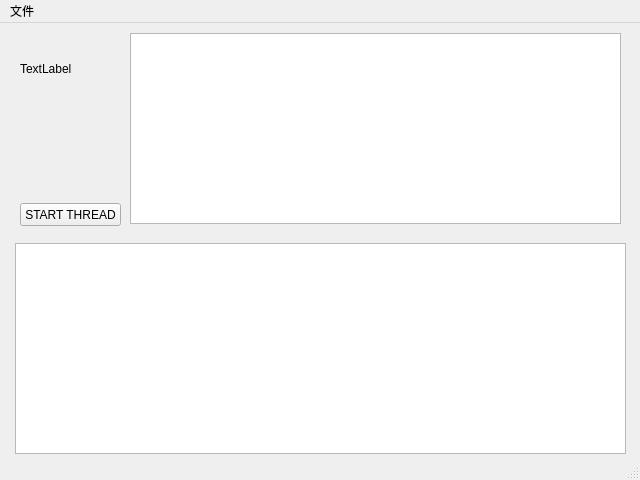
<?xml version="1.0" encoding="UTF-8"?>
<ui version="4.0">
 <class>MainWindow</class>
 <widget class="QMainWindow" name="MainWindow">
  <property name="geometry">
   <rect>
    <x>0</x>
    <y>0</y>
    <width>640</width>
    <height>480</height>
   </rect>
  </property>
  <property name="windowTitle">
   <string>MainWindow</string>
  </property>
  <widget class="QWidget" name="centralwidget">
   <widget class="QListWidget" name="listWidget">
    <property name="geometry">
     <rect>
      <x>130</x>
      <y>10</y>
      <width>491</width>
      <height>191</height>
     </rect>
    </property>
   </widget>
   <widget class="QLabel" name="label">
    <property name="geometry">
     <rect>
      <x>20</x>
      <y>20</y>
      <width>461</width>
      <height>51</height>
     </rect>
    </property>
    <property name="text">
     <string>TextLabel</string>
    </property>
   </widget>
   <widget class="QPushButton" name="pushButton">
    <property name="geometry">
     <rect>
      <x>20</x>
      <y>180</y>
      <width>101</width>
      <height>23</height>
     </rect>
    </property>
    <property name="text">
     <string>START THREAD</string>
    </property>
   </widget>
   <widget class="QListWidget" name="listWidget_2">
    <property name="geometry">
     <rect>
      <x>15</x>
      <y>220</y>
      <width>611</width>
      <height>211</height>
     </rect>
    </property>
   </widget>
  </widget>
  <widget class="QMenuBar" name="menubar">
   <property name="geometry">
    <rect>
     <x>0</x>
     <y>0</y>
     <width>640</width>
     <height>23</height>
    </rect>
   </property>
   <widget class="QMenu" name="menu">
    <property name="title">
     <string>文件</string>
    </property>
    <addaction name="actionConfig"/>
    <addaction name="actionExit"/>
   </widget>
   <addaction name="menu"/>
  </widget>
  <widget class="QStatusBar" name="statusbar"/>
  <action name="actionConfig">
   <property name="text">
    <string>配置文件</string>
   </property>
  </action>
  <action name="actionExit">
   <property name="text">
    <string>退出</string>
   </property>
  </action>
 </widget>
 <resources/>
 <connections/>
</ui>
